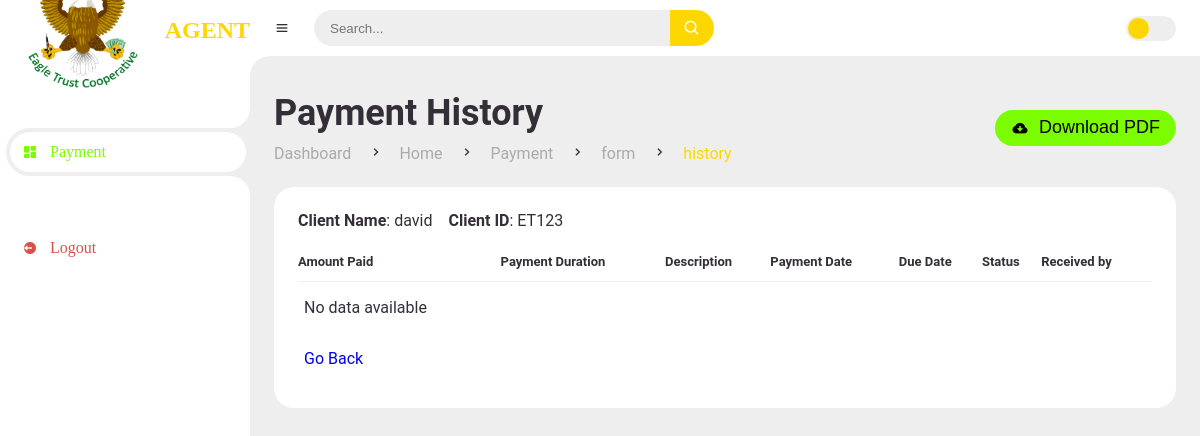
The app's page /payment-history/ET123/, older data.
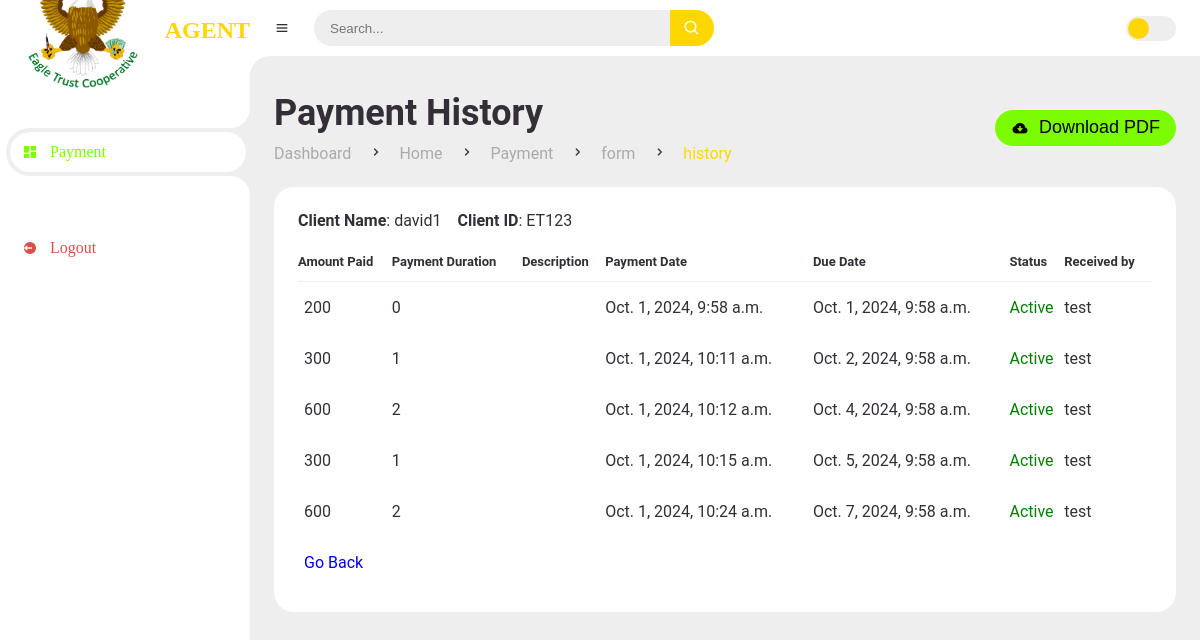
The same page, newer data.
### dashboard/models.py (models this page shows, shortened)
class Customer(models.Model):
    STATUS_CHOICES = [
        (0, 'Suspended'),
        (1, 'Active'),
    ]
    customer_id = models.CharField(primary_key=True, max_length=50, unique=True)
    username = models.CharField(max_length=255, unique=True)
    email = models.EmailField(unique=True)
    date_created = models.DateTimeField(auto_now_add=True, null=True)
    payment_category = models.IntegerField(default=0)
    phone_number = models.CharField(max_length=11, null=True, unique=True)
    status = models.IntegerField(choices=STATUS_CHOICES, default=0)
    activation_expiry = models.DateTimeField(null=True, blank=True)  # Field for timer

class Payments(models.Model):
    customer = models.ForeignKey(Customer, on_delete=models.CASCADE, related_name='payments')
    amount_paid = models.IntegerField(default=0)
    payment_duration = models.IntegerField(default=0)
    description = models.CharField(max_length=200, null=True, blank=True)
    payment_date = models.DateTimeField(auto_now_add=True, null=True)
    expiry_date = models.DateTimeField(null=True, blank=True)
    status = models.CharField(max_length=20, null=True, blank=True)
    received_by = models.ForeignKey(Agent, on_delete=models.SET_NULL, null=True, blank=True, related_name='received_payments')

class Agent(models.Model):
    STATUS_CHOICES = (
        (1, 'Active'),
        (0, 'Suspended'),
    )
    agent_id = models.CharField(primary_key=True, max_length=50, unique=True)
    username = models.CharField(max_length=255, unique=True)
    email = models.EmailField(unique=True)
    date_created = models.DateTimeField(auto_now_add=True, null=True)
    phone_number = models.CharField(max_length=11, null=True, unique=True)
    status = models.IntegerField(choices=STATUS_CHOICES, default=0)  # Default to active
    def __str__(self):
        return self.username

### dashboard/views.py (the view)
# urls.py: path('payment-history/<str:user_id>/', views.client_payment_history, name='client_payment_history'),
def client_payment_history(request, user_id):
    user = get_object_or_404(Customer, customer_id=user_id)
    user_payments = Payments.objects.filter(customer__customer_id=user_id)
    return render(request, 'dashboard/agent/history.html', {'user': user, 'user_payments': user_payments})

### templates/dashboard/agent/history.html (shortened to what this page needs)
{% extends 'main/agent_main.html' %}
{% load static %}
{% block content %}
		<main>
			<div class="head-title">
				<div class="left">
					<h1>Payment History</h1>
					<ul class="breadcrumb">
						<li>
							<a href="#">Dashboard</a>
						</li>
						<li><i class='bx bx-chevron-right' ></i></li>
						<li>
							<a href="#">Home</a>
						</li>
                        <li><i class='bx bx-chevron-right' ></i></li>
						<li>
							<a href="#">Payment</a>
						</li>
                        <li><i class='bx bx-chevron-right' ></i></li>
						<li>
							<a href="#">form</a>
						</li>
						<li><i class='bx bx-chevron-right' ></i></li>
						<li>
							<a class="active" href="#">history</a>
						</li>
					</ul>
				</div>
				<div href="#" class="download">
					<button>
						<i class='bx bxs-cloud-download' ></i>
						<span class="text">Download PDF</span>
					</button>
				</div>
			</div>
			<div class="table-data" >
				<div class="order">
					<div class="head">
						<p><span><b>Client Name</b>: {{user.username}}</span></p>
						<p><span><b>Client ID</b>: {{user.customer_id }}</span></p>
					</div>
					<table id="table">
						<thead>
							<tr>
								<th>Amount Paid</th>
								<th>Payment Duration</th>
								<th>Description</th>
								<th>Payment Date</th>
								<th>Due Date</th>
								<th>Status</th>
								<th>Received by</th>
							</tr>
						</thead>
						<tbody>
							{% if user_payments %}
								{% for payment in user_payments  %}
								<tr>
									<td>{{ payment.amount_paid }}</td>
									<td>{{ payment.payment_duration }}</td>
									<td>{{ payment.description }}</td>
									<td>{{ payment.payment_date }}</td>
									<td>{{ payment.expiry_date }}</td>
									<td>
										{% if payment.expiry_date < now %}
										<p style='color:red;'>Active</p>
										{% else %}
											<p style='color:green;'>Active</p>
										{% endif %}
									</td>
									<td>{{ payment.received_by }}</td>
								</tr>
								{% endfor %}
							{% else %}
								<tr>
									<td colspan="6">No data available</td>
								</tr>
							{% endif %}
							<tr>
								<td>
									<a href="#" onclick="goBack()">Go Back</a>
								</td>
							</tr>
						</tbody>
					</table>
				</div>
			</div>
		</main>
	</section>
{% endblock %}

Row changes from the older to the newer data that the page shows:
changed Customer "ET123": username "david" → "david1"
added Payments: amount_paid "200", payment_duration "0", payment_date "Oct. 1, 2024, 9:58 a.m.", expiry_date "Oct. 1, 2024, 9:58 a.m.", shows "Active", received_by "test"
added Payments: amount_paid "300", payment_duration "1", payment_date "Oct. 1, 2024, 10:11 a.m.", expiry_date "Oct. 2, 2024, 9:58 a.m.", shows "Active", received_by "test"
added Payments: amount_paid "600", payment_duration "2", payment_date "Oct. 1, 2024, 10:12 a.m.", expiry_date "Oct. 4, 2024, 9:58 a.m.", shows "Active", received_by "test"
added Payments: amount_paid "300", payment_duration "1", payment_date "Oct. 1, 2024, 10:15 a.m.", expiry_date "Oct. 5, 2024, 9:58 a.m.", shows "Active", received_by "test"
added Payments: amount_paid "600", payment_duration "2", payment_date "Oct. 1, 2024, 10:24 a.m.", expiry_date "Oct. 7, 2024, 9:58 a.m.", shows "Active", received_by "test"
Text that changed along with them:
text no longer shown: "No data available"
